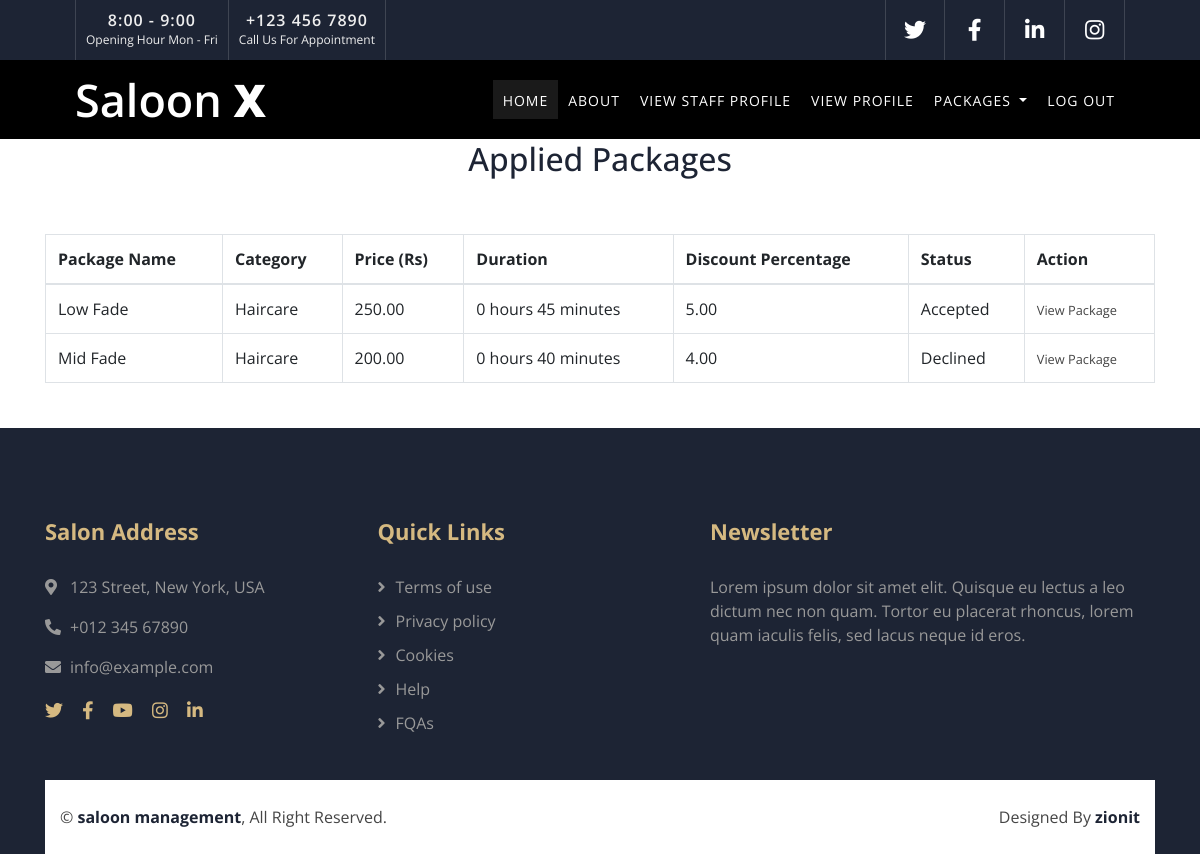
Screenshot of /packages/applied_package/ (signed in) with the database file from the repository.
### packages/models.py (models this page shows, shortened)
class ApplyPackage(models.Model):
    status_choices = (
        ('Accepted', 'Accepted'),
        ('Declined', 'Declined'),
        ('Pending', 'Pending')
    )
    user = models.ForeignKey(settings.AUTH_USER_MODEL, on_delete=models.CASCADE, related_name='applied_packages')
    package = models.ForeignKey(Package, on_delete=models.CASCADE, related_name='applications')
    timestamp = models.DateTimeField(auto_now_add=True)
    status = models.CharField(max_length=20, choices=status_choices, default='Pending')

class Package(models.Model):
    category_type_choices = [
        ('Haircare', 'Haircare'),
        ('Skincare', 'Skincare'),
        ('Spa', 'Spa')
    ]
    name = models.CharField(max_length=255)
    description = models.TextField()
    price = models.DecimalField(max_digits=10, decimal_places=2)
    duration = models.IntegerField(blank=True, null=True)
    image = models.ImageField(upload_to='package_images/', blank=True, null=True)
    discount_percentage = models.DecimalField(max_digits=5, decimal_places=2, blank=True, null=True)
    category = models.CharField(max_length=20, choices=category_type_choices, null=True, blank=True)
    is_available = models.BooleanField(default=True)
    shop_owner = models.ForeignKey(settings.AUTH_USER_MODEL, on_delete=models.CASCADE, related_name='packages')

### packages/views.py (the view)
# urls.py: path('applied_package/',views.applied_packages,name='applied_package'),
def applied_packages(request):
    packages = ApplyPackage.objects.filter(user=request.user)
    context = {"packages" : packages}
    return render(request, 'users/applied_packages.html',context)

### packages/templatetags/custom_filters.py (called while the page is built)
@register.filter(name='format_duration')
def format_duration(value):
    hours, minutes = divmod(value, 60)
    return f'{hours} hours {minutes} minutes'

### templates/users/applied_packages.html
{%extends "website/viewpage.html" %}
{% load humanize %}
{% load custom_filters %}
{% block content %}
<section class="site-section">
    <div class="container" style="padding-top: 80px;">
      <div class="row mb-5 justify-content-center">
        <div class="col-md-7 text-center">
          <h2 class="section-title mb-2">Applied Packages</h2>
        </div>
      </div>
      <table class="table table-bordered">
        <thead>
            <tr>
                <th scope="col">Package Name</th>
                <th scope="col">Category</th>
                <th scope="col">Price (Rs)</th>
                <th scope="col">Duration </th>
                <th scope="col">Discount Percentage</th>
                <th scope="col">Status</th>
                <th scope="col">Action</th>
            </tr>
        </thead>
        <tbody>
            {% for package in packages %}
            <tr>
                <td>{{ package.package.name }}</td>
                <td>{{ package.package.category }}</td>
                <td>{{ package.package.price |intcomma }}</td>
                <td>{{ package.package.duration | format_duration }}</td>
                <td>{{ package.package.discount_percentage }}</td>
                <td>{{ package.status }}</td>
                <td>
                    <a href="{% url 'package_details' package.package.pk %}"><small>View Package</small></a>
                </td>
            </tr>
            {% endfor %}
        </tbody>
    </table>
  </section>
{% endblock %}

### static/css/style.css (style rules this page uses)
body { color: #797979; background: #ffffff; font-family: 'Open Sans', sans-serif; }
h1, h2, h3, h4, h5, h6 { color: #1d2434; }
a { color: #454545; transition: .3s; }

### rows the page displays
ApplyPackage: package.name "Low Fade", package.category "Haircare", package.price "250.00", package.duration "0 hours 45 minutes", package.discount_percentage "5.00", status "Accepted"
ApplyPackage: package.name "Mid Fade", package.category "Haircare", package.price "200.00", package.duration "0 hours 40 minutes", package.discount_percentage "4.00", status "Declined"
